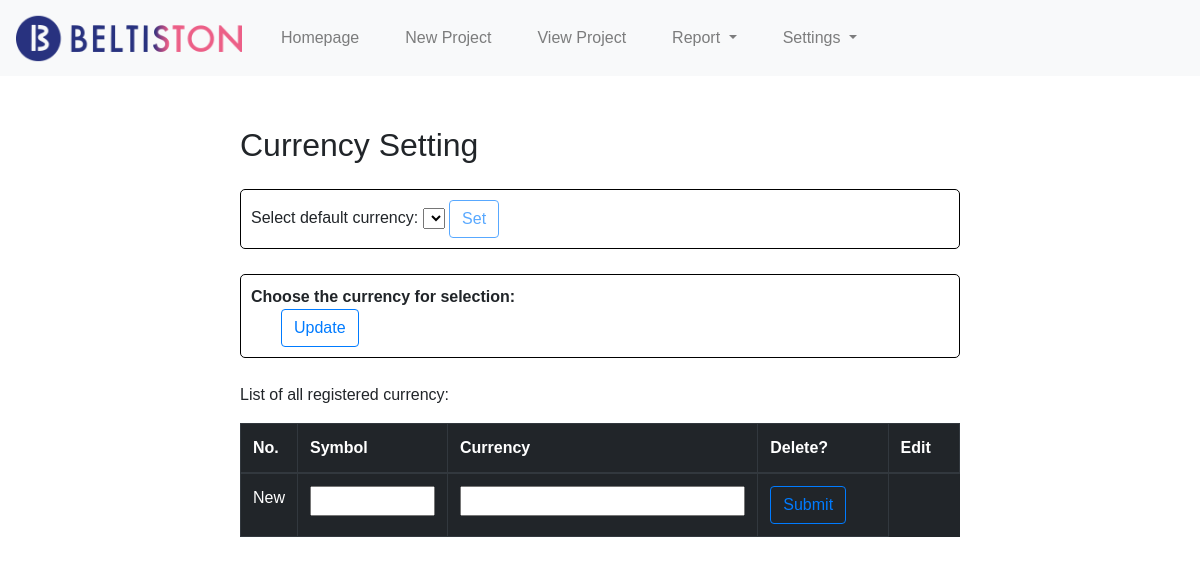
The page /settings-currency on the database as committed earlier.
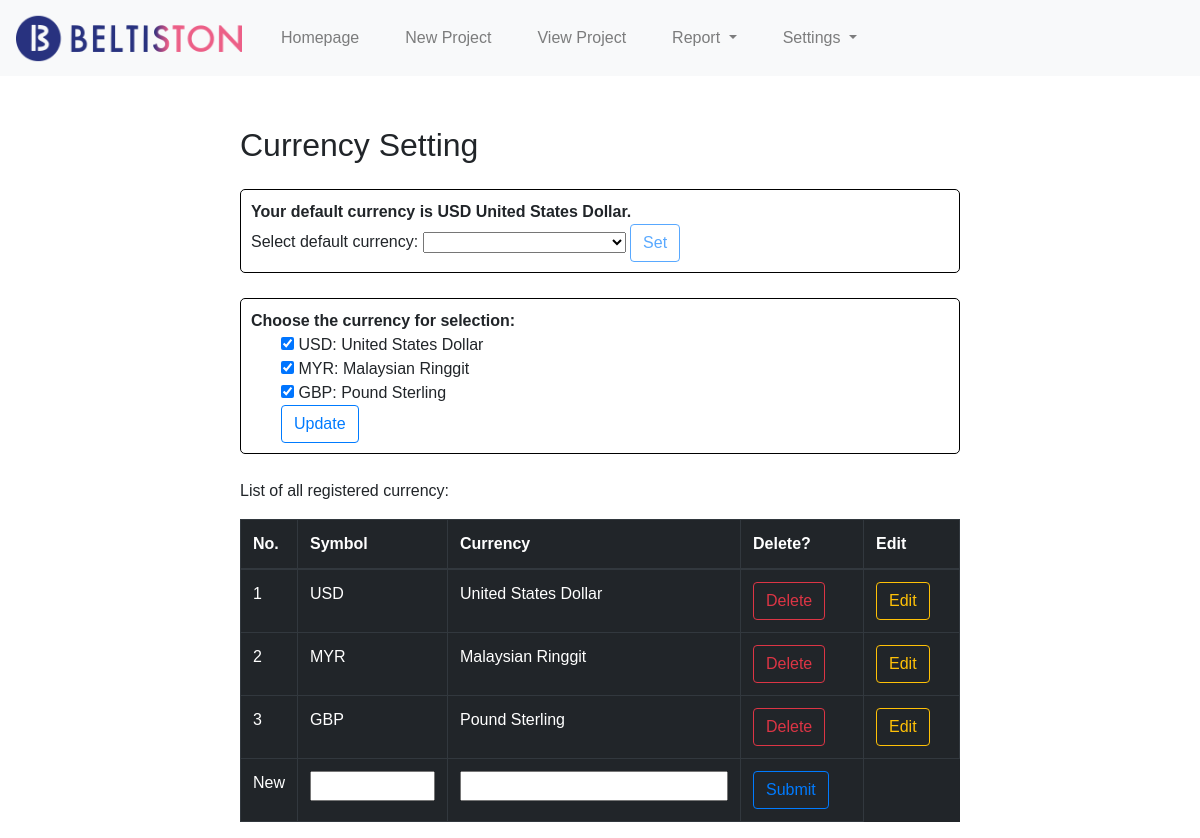
The same page on the database as committed later.
### tables this page shows
CREATE TABLE currency (
                    id INTEGER PRIMARY KEY AUTOINCREMENT,
                    symbol TEXT,
                    description TEXT,
                    default_curr INTEGER,
                    display_curr INTEGER
                );

### app.py (the view, shortened to what this page needs)
@app.route("/settings-currency", methods=["GET", "POST"])
def settings():
    results = showcurrency()
    if request.method == "GET":
        return render_template("settings-currency.html", results=results,
                               sym="", desc="")

### backendprocess.py (called while the page is built)
def showcurrency(key:str = ""):
    with sqlite3.connect('p1_database.db') as conn:
        cur = conn.cursor()
        cur.execute("""SELECT * FROM currency;""")
    return cur.fetchall()

### templates/settings-currency.html (shortened to what this page needs)
{% extends "layout.html" %}
{% block body %}
<div class="settings-currency-mainbody">
    <h2>Currency Setting</h2>
    <div class="settings-default-currency">
        <form action="/setdefcurrency" id="setdefcurrency" method="POST">
        {% for result in results %}
        {% if result[3] == 1 %}
        <strong>Your default currency is {{result[1]}} {{result[2]}}.</strong><br>
        {% endif %}
        {% endfor %}
        Select default currency:
        <select name="currency" id="selectcurrency" onChange="setdisable()">
            <option value="blank"></option>
            {% for result in results%}
            <option name="symbol" value="{{result[1]}}">{{result[1]}} {{result[2]}}</option>
            {% endfor %}
        </select>
        <button type="submit" id="setdefcurrency_btn" class="btn btn-outline-primary">Set</button>
        </form>
    </div>
    <div class="settings-default-currency">
        <strong>Choose the currency for selection:</strong>
        <div class="settings-showcurr">
        <form action="/setdisplaycurrency" method="POST">
            {% for result in results %}
            {% if result[4] == 1 %}
            <input type="checkbox" name="symbol" value="{{result[1]}}" checked> {{result[1]}}: {{result[2]}} <br>
            {% else %}
            <input type="checkbox" name="symbol" value="{{result[1]}}"> {{result[1]}}: {{result[2]}} <br>
            {% endif %}
            {% endfor %}
            <input type="submit" value="Update" class="btn btn-outline-primary">
        </form>
        </div>
    </div>
    <p>List of all registered currency:</p>
    <form action="/settings-currency" method="POST">
    <table id="display-currency" class="table table-bordered table-stripped table-dark" >
        <thead>
            <tr>
                <th style="width:20px">No.</th>
                <th style="width:150px">Symbol</th>
                <th style="width:auto">Currency</th>
                <th>Delete?</th>
                <th>Edit</th>
            </tr>
        </thead>
        <tbody>
            {% for result in results %}
            <tr>
                <td>{{loop.index}}</td>
                <td>{{result[1]}}</td>
                <td>{{result[2]}}</td>
                <td>
                    <form action="/deletecurrency" method="POST" onsubmit="return confirm('Do you really want to delete this currency?');">
                        <input type="submit" value="Delete" class="btn btn-outline-danger">
                    </form>
                </td>
                <td>
                    <form action="/updatecurrencydetails" method="POST">
                        <input type="submit" value="Edit" class="btn btn-outline-warning">
                    </form>
                </td>
            </tr>
            {% endfor %}
            <tr>
                <td>New</td>
                <td><input class="newsymbol" name="newsymbol" type="text" required value="{{sym}}"></td>
                <td><input class="newsymbol" name="description" type="text" required value="{{desc}}"></td>
                <td><input type="submit" value="Submit" class="btn btn-outline-primary"></td>
            </tr>
        </tbody>
    </table>
    </form>
</div>
{% endblock %}

Rows that differ between the two databases and show on the page:
added currency: symbol "USD", description "United States Dollar"
added currency: symbol "MYR", description "Malaysian Ringgit"
added currency: symbol "GBP", description "Pound Sterling"
